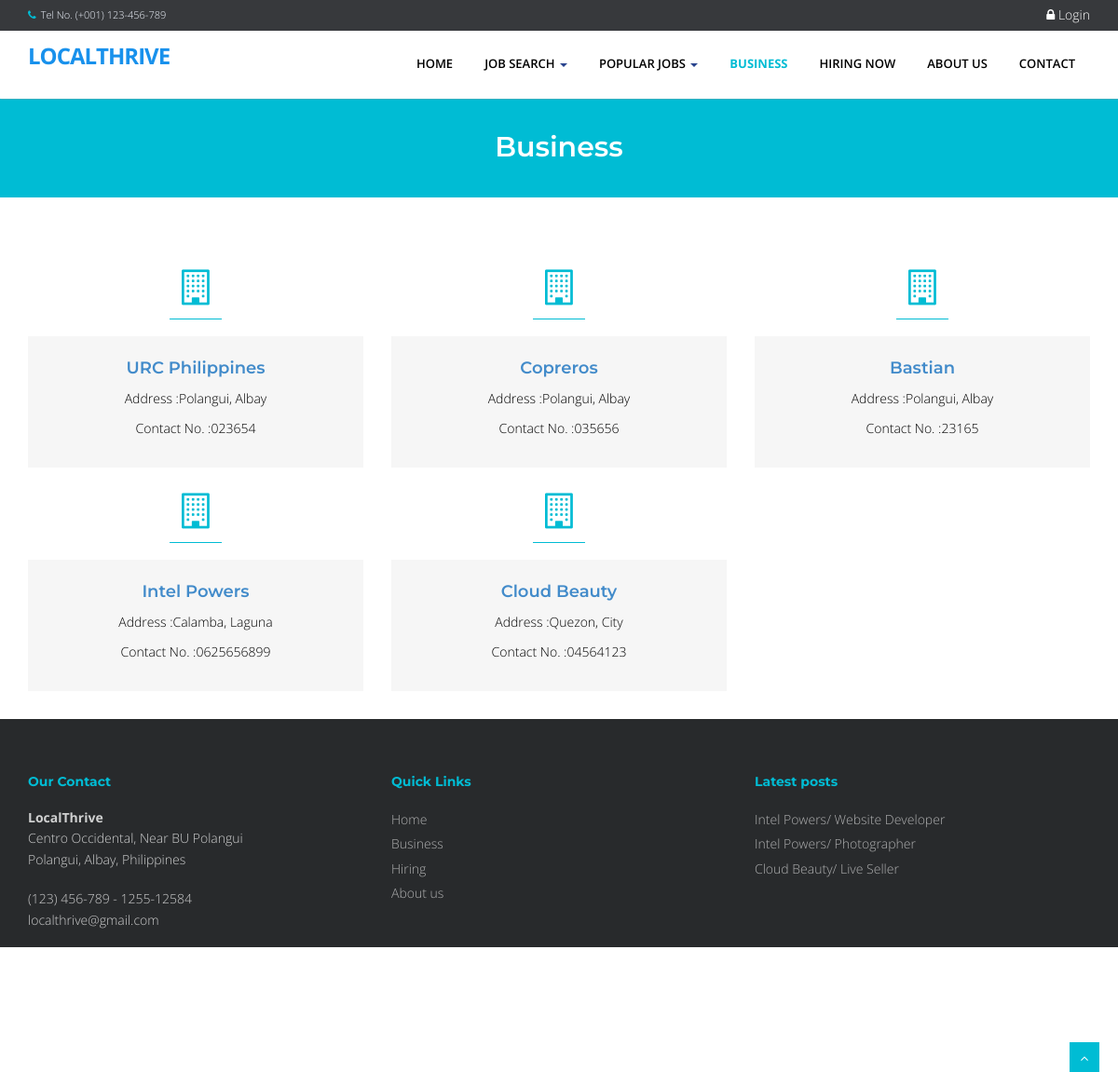
Page /index.php?q=company on the committed database.
### tables this page shows
CREATE TABLE `tblcompany` (
  `COMPANYID` int(11) NOT NULL,
  `COMPANYNAME` varchar(90) NOT NULL,
  `COMPANYADDRESS` varchar(90) NOT NULL,
  `COMPANYCONTACTNO` varchar(30) NOT NULL,
  `COMPANYSTATUS` varchar(90) NOT NULL,
  `COMPANYMISSION` text NOT NULL
);

CREATE TABLE `tbljob` (
  `JOBID` int(11) NOT NULL,
  `COMPANYID` int(11) NOT NULL,
  `CATEGORY` varchar(250) NOT NULL,
  `OCCUPATIONTITLE` varchar(90) NOT NULL,
  `REQ_NO_EMPLOYEES` int(11) NOT NULL,
  `SALARIES` double NOT NULL,
  `DURATION_EMPLOYEMENT` varchar(90) NOT NULL,
  `QUALIFICATION_WORKEXPERIENCE` text NOT NULL,
  `JOBDESCRIPTION` text NOT NULL,
  `PREFEREDSEX` varchar(30) NOT NULL,
  `SECTOR_VACANCY` text NOT NULL,
  `JOBSTATUS` varchar(90) NOT NULL,
  `DATEPOSTED` datetime NOT NULL
);

### index.php (called while the page is built, shortened)
<?php
require_once("include/initialize.php");
$view = (isset($_GET['q']) && $_GET['q'] != '') ? $_GET['q'] : '';
switch ($view) {
	case 'company' :
        $title="Business";
		break;
}
require_once("theme/templates.php");
?>

### include/database.php (called while the page is built, shortened)
<?php
class Database {
	var $sql_string = '';
	private $conn;
	public function open_connection() {
		$this->conn = mysqli_connect(server,user,pass);
		if(!$this->conn){
			echo "Problem in database connection! Contact administrator!";
			exit();
		}else{
			$db_select = mysqli_select_db($this->conn,database_name);
		}
	}
	function setQuery($sql='') {
		$this->sql_string=$sql;
	}
	function executeQuery() {
		$result = mysqli_query($this->conn,$this->sql_string);
		return $result;
	}
	private function confirm_query($result) {
		return $result;
	}
	function loadResultList( $key='' ) {
		$cur = $this->executeQuery();
		$array = array();
		while ($row = mysqli_fetch_object($cur)) {
			if ($key) {
				$array[$row->$key] = $row;
			} else {
				$array[] = $row;
			}
		}
		return $array;
	}
}
$mydb = new Database();
?>

### company.php (the view)
<section id="content">
    <div class="container content">
    <div class="row">
        <?php
              $sql = "SELECT * FROM `tblcompany`";
              $mydb->setQuery($sql);
              $comp = $mydb->loadResultList();
              foreach ($comp as $company ) {
        ?>
                <div class="col-sm-4 info-blocks">
                    <i class="icon-info-blocks fa fa-building-o"></i>
                    <div class="info-blocks-in">
                        <h3><?php echo '<a href="'.web_root.'index.php?q=hiring&search='.$company->COMPANYNAME.'">'.$company->COMPANYNAME.'</a>';?></h3>
                        <p>Address :<?php echo $company->COMPANYADDRESS;?></p>
                        <p>Contact No. :<?php echo $company->COMPANYCONTACTNO;?></p>
                    </div>
                </div>
        <?php } ?>
     </div>
    </div>
</section>

### theme/templates.php (shortened to what this page needs)
 <!DOCTYPE html>
<html lang="en">
<head>
<link href="<?php echo web_root; ?>plugins/home-plugins/css/bootstrap.min.css" rel="stylesheet" />
<link href="<?php echo web_root; ?>plugins/home-plugins/css/fancybox/jquery.fancybox.css" rel="stylesheet">
<link href="<?php echo web_root; ?>plugins/home-plugins/css/flexslider.css" rel="stylesheet" />
<link href="<?php echo web_root; ?>plugins/home-plugins/css/style.css" rel="stylesheet" />
<link rel="stylesheet" href="<?php echo web_root;?>plugins/font-awesome/css/font-awesome.min.css">
<link rel="stylesheet" href="<?php echo web_root;?>plugins/dataTables/jquery.dataTables.min.css">
<link rel="stylesheet" href="<?php echo web_root;?>plugins/dataTables/jquery.dataTables_themeroller.css">
<link href="<?php echo web_root; ?>plugins/datepicker/bootstrap-datetimepicker.min.css" rel="stylesheet" media="screen">
<link href="<?php echo web_root; ?>plugins/datepicker/datepicker3.css" rel="stylesheet" media="screen">
</head>
<body>
<div id="wrapper" class="home-page">
  <header>
        <div class="topbar navbar-fixed-top">
          <div class="container">
            <div class="row">
              <div class="col-md-12">
                <p class="pull-left hidden-xs"><i class="fa fa-phone"></i>Tel No. (+001) 123-456-789</p>
                <?php if (isset($_SESSION['APPLICANTID'])) {
                    $sql = "SELECT count(*) as 'COUNTNOTIF' FROM `tbljob` ORDER BY `DATEPOSTED` DESC";
                    $mydb->setQuery($sql);
                    $showNotif = $mydb->loadSingleResult();
                    $notif =isset($showNotif->COUNTNOTIF) ? $showNotif->COUNTNOTIF : 0;
                    $applicant = new Applicants();
                    $appl  = $applicant->single_applicant($_SESSION['APPLICANTID']);
                    $sql ="SELECT count(*) as 'COUNT' FROM `tbljobregistration` WHERE `PENDINGAPPLICATION`=0 AND `HVIEW`=0 AND `APPLICANTID`='{$appl->APPLICANTID}'";
                    $mydb->setQuery($sql);
                    $showMsg = $mydb->loadSingleResult();
                    $msg =isset($showMsg->COUNT) ? $showMsg->COUNT : 0;
                    echo ' <p class="pull-right login"><a title="View Notification(s)" href="'.web_root.'applicant/index.php?view=notification"> <i class="fa fa-bell-o"></i> <span class="label label-success">'.$notif.'</span></a> | <a title="View Message(s)" href="'.web_root.'applicant/index.php?view=message"> <i class="fa fa-envelope-o"></i> <span class="label label-success">'.$msg.'</span></a> | <a title="View Profile" href="'.web_root.'applicant/"> <i class="fa fa-user"></i> Hello, '. $appl->FNAME. ' '.$appl->LNAME .' </a> | <a href="'.web_root.'logout.php">  <i class="fa fa-sign-out"> </i>Logout</a> </p>';
                    }else{ ?>
                      <p   class="pull-right login"><a data-target="#myModal" data-toggle="modal" href=""> <i class="fa fa-lock"></i> Login </a></p>
                <?php } ?>
              </div>
            </div>
          </div>
        </div>
        <div style="min-height: 30px;"></div>
        <div class="navbar navbar-default navbar-static-top" >
            <div class="container">
                <div class="navbar-header">
                    <a class="navbar-brand" href="<?php echo web_root; ?>index.php">Localthrive</a>
                </div>
                <div class="navbar-collapse collapse ">
                    <ul class="nav navbar-nav">
                        <li class="<?php echo !isset($_GET['q'])? 'active' :''?>"><a href="<?php echo web_root; ?>index.php">Home</a></li>
                        <li class="dropdown">
                          <a href="#" data-toggle="dropdown" class="dropdown-toggle">Job Search <b class="caret"></b></a>
                       </li>
                      <li class="dropdown <?php  if(isset($_GET['q'])) { if($_GET['q']=='category'){ echo 'active'; }else{ echo ''; }}  ?>">
                          <a href="#" data-toggle="dropdown" class="dropdown-toggle">Popular Jobs <b class="caret"></b></a>
                            <?php
                            $sql = "SELECT * FROM `tblcategory` LIMIT 10";
                            $mydb->setQuery($sql);
                            ?>
                       </li>
                        <li class="<?php  if(isset($_GET['q'])) { if($_GET['q']=='company'){ echo 'active'; }else{ echo ''; }}  ?>"><a href="<?php echo web_root; ?>index.php?q=company">Business</a></li>
                        <li class="<?php  if(isset($_GET['q'])) { if($_GET['q']=='hiring'){ echo 'active'; }else{ echo ''; }} ?>"><a href="<?php echo web_root; ?>index.php?q=hiring">Hiring Now</a></li>
                        <li class="<?php  if(isset($_GET['q'])) { if($_GET['q']=='About'){ echo 'active'; }else{ echo ''; }}  ?>"><a href="<?php echo web_root; ?>index.php?q=About">About Us</a></li>
                       <li class="<?php  if(isset($_GET['q'])) { if($_GET['q']=='Contact'){ echo 'active'; }else{ echo ''; }}  ?>"><a href="<?php echo web_root; ?>index.php?q=Contact">Contact</a></li>
                    </ul>
                </div>
            </div>
        </div>
  </header>
      <?php
      if (isset($_GET['q'])) {
        echo '<section id="inner-headline">
            <div class="container">
                <div class="row">
                    <div class="col-lg-12">
                        <h2 class="pageTitle">'.$title.'</h2>
                    </div>
                </div>
            </div>
            </section>';
      }
       require_once $content;
        ?>
  <footer>
  <div class="container">
    <div class="row">
      <div class="col-md-4 col-sm-4">
        <div class="widget">
          <h5 class="widgetheading">Our Contact</h5>
          <address>
          <strong>LocalThrive</strong><br>
          Centro Occidental, Near BU Polangui<br>
           Polangui, Albay, Philippines</address>
          <p>
            <i class="icon-phone"></i> (123) 456-789 - 1255-12584 <br>
            <i class="icon-envelope-alt"></i> localthrive@gmail.com
          </p>
        </div>
      </div>
      <div class="col-md-4 col-sm-4">
        <div class="widget">
          <h5 class="widgetheading">Quick Links</h5>
          <ul class="link-list">
            <li><a href="<?php echo web_root; ?>index.php">Home</a></li>
            <li><a href="<?php echo web_root; ?>index.php?q=company">Business</a></li>
            <li><a href="<?php echo web_root; ?>index.php?q=hiring">Hiring</a></li>
            <li><a href="<?php echo web_root; ?>index.php?q=About">About us</a></li>
          </ul>
        </div>
      </div>
      <div class="col-md-4 col-sm-4">
        <div class="widget">
          <h5 class="widgetheading">Latest posts</h5>
          <ul class="link-list">
            <?php
                  $sql = "SELECT * FROM `tblcompany` c,`tbljob` j WHERE c.`COMPANYID`=j.`COMPANYID`   ORDER BY DATEPOSTED DESC LIMIT 3" ;
                  $mydb->setQuery($sql);
                  $cur = $mydb->loadResultList();
                  foreach ($cur as $result) {
                    echo ' <li><a href="'.web_root.'index.php?q=viewjob&search='.$result->JOBID.'">'.$result->COMPANYNAME . '/ '. $result->OCCUPATIONTITLE .'</a></li>';
                  }
              ?>
          </ul>
        </div>
      </div>
    </div>
  </div>
  <div id="sub-footer">
    <div class="container">
      <div class="row">
        <div class="col-lg-6">
          <div class="copyright">
            <p>
              <span>&copy; Control Alt Elite 2025 All right reserved.
            </p>
          </div>
        </div>
        <div class="col-lg-6">
          <ul class="social-network">
            <li><a href="#" data-placement="top" title="Facebook"><i class="fa fa-facebook"></i></a></li>
            <li><a href="#" data-placement="top" title="Twitter"><i class="fa fa-twitter"></i></a></li>
            <li><a href="#" data-placement="top" title="Linkedin"><i class="fa fa-linkedin"></i></a></li>
            <li><a href="#" data-placement="top" title="Pinterest"><i class="fa fa-pinterest"></i></a></li>
            <li><a href="#" data-placement="top" title="Google plus"><i class="fa fa-google-plus"></i></a></li>
          </ul>
        </div>
      </div>
    </div>
  </div>
  </footer>
</div>
<a href="#" class="scrollup"><i class="fa fa-angle-up active"></i></a>
</body>
</html>

### theme/templates.php (style rules this page uses)
#content { min-height: 400px; color: #000; }
.login a { font-size: 14px; color: #fff; padding:0px; }

### rows in the picture
tblcompany: COMPANYNAME "URC Philippines", COMPANYADDRESS "Polangui, Albay", COMPANYCONTACTNO "023654"
tblcompany: COMPANYNAME "Copreros", COMPANYADDRESS "Polangui, Albay", COMPANYCONTACTNO "035656"
tblcompany: COMPANYNAME "Bastian", COMPANYADDRESS "Polangui, Albay", COMPANYCONTACTNO "23165"
tblcompany: COMPANYNAME "Intel Powers", COMPANYADDRESS "Calamba, Laguna", COMPANYCONTACTNO "0625656899"
tblcompany: COMPANYNAME "Cloud Beauty", COMPANYADDRESS "Quezon, City", COMPANYCONTACTNO "04564123"
tbljob: COMPANYID.COMPANYNAME "Intel Powers", OCCUPATIONTITLE "Website Developer"
tbljob: COMPANYID.COMPANYNAME "Intel Powers", OCCUPATIONTITLE "Photographer"
tbljob: COMPANYID.COMPANYNAME "Cloud Beauty", OCCUPATIONTITLE "Live Seller"

### other values in the picture
$title "Business"
